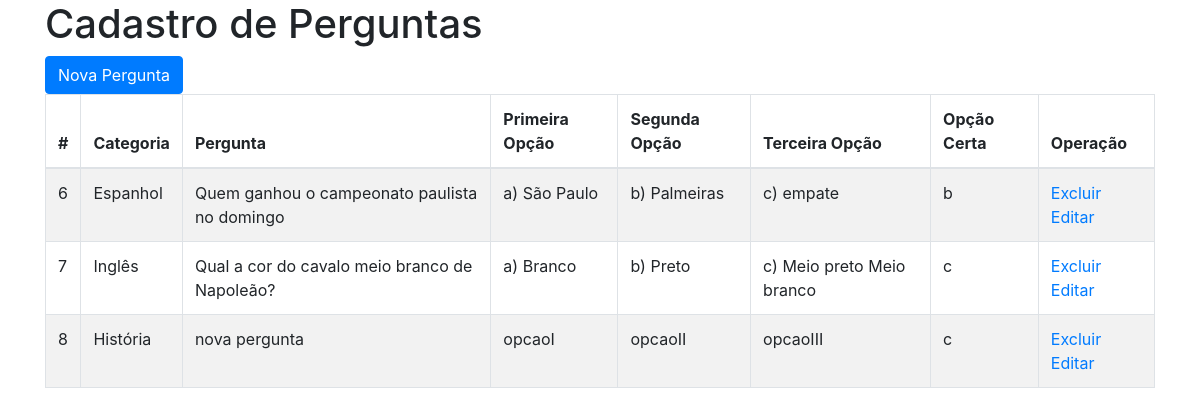
The app's page /quiz/listagem.php (signed in) with its own data.
### tables this page shows
CREATE TABLE `questao` (
  `id` int(11) NOT NULL,
  `pergunta` varchar(100) NOT NULL,
  `opcao_a` varchar(100) NOT NULL,
  `opcao_b` varchar(100) NOT NULL,
  `opcao_c` varchar(100) NOT NULL,
  `resposta` char(1) NOT NULL,
  `categoria_id` int(11) NOT NULL
);

CREATE TABLE `categoria` (
  `id` int(11) NOT NULL,
  `descricao` varchar(100) NOT NULL
);

### quiz/funcao.php (called while the page is built, shortened)
<?php
  function obterConexao() {
    $conexao = mysqli_connect("localhost", "root", "123456", "quiz");
    mysqli_set_charset($conexao, 'utf8');
    return $conexao;
  }
  function obterQuestoes() {
    $conexao = obterConexao();
    $resultado = mysqli_query($conexao,
            "SELECT questao.*, categoria.descricao as descricao_categoria FROM questao JOIN categoria ON categoria.id = questao.categoria_id ");
    $questoes = array();
    if ($resultado) {
      $questoes = mysqli_fetch_all($resultado,
          MYSQLI_ASSOC);
    }
    return $questoes;
  }
 ?>

### quiz/listagem.php (the view, shortened to what this page needs)
<?php
  include_once "funcao.php";
  $questoes = obterQuestoes();
 ?>
<!DOCTYPE html>
<html lang="en" dir="ltr">
  <head>
    <link rel="stylesheet" href="https://stackpath.bootstrapcdn.com/bootstrap/4.3.1/css/bootstrap.min.css">
  </head>
  <body>
    <div class="container">
      <h1>Cadastro de Perguntas</h1>
      <a class="btn btn-primary" href="formulario.php">Nova Pergunta</a>
      <table class="table table-bordered table-striped">
        <thead>
          <tr>
            <th scope="col">#</th>
            <th scope="col">Categoria</th>
            <th scope="col">Pergunta</th>
            <th scope="col">Primeira Opção</th>
            <th scope="col">Segunda Opção</th>
            <th scope="col">Terceira Opção</th>
            <th scope="col">Opção Certa</th>
            <th scope="col">Operação</th>
          </tr>
        </thead>
        <tbody>
          <?php
              foreach ($questoes as $questao) {
                echo "<tr>";
                echo "<td scope='col'>".$questao['id']."</td>";
                echo "<td scope='col'>".$questao['descricao_categoria']."</td>";
                echo "<td scope='col'>".$questao['pergunta']."</td>";
                echo "<td scope='col'>".$questao['opcao_a']."</td>";
                echo "<td scope='col'>".$questao['opcao_b']."</td>";
                echo "<td scope='col'>".$questao['opcao_c']."</td>";
                echo "<td scope='col'>".$questao['resposta']."</td>";
                echo "<td scope='col'><a href='deletar.php?id=".$questao['id']."'>Excluir</a> <a href='editar.php?id=".$questao['id']."'>Editar</a></td>";
                echo "</tr>";
              }
           ?>
        </tbody>
      </table>
    </div>
  </body>
</html>

### records on screen
questao: id "6", categoria.descricao "Espanhol", pergunta "Quem ganhou o campeonato paulista no domingo", opcao_a "a) São Paulo", opcao_b "b) Palmeiras", opcao_c "c) empate", resposta "b"
questao: id "7", categoria.descricao "Inglês", pergunta "Qual a cor do cavalo meio branco de Napoleão?", opcao_a "a) Branco", opcao_b "b) Preto", opcao_c "c) Meio preto Meio branco", resposta "c"
questao: id "8", categoria.descricao "História", pergunta "nova pergunta", opcao_a "opcaoI", opcao_b "opcaoII", opcao_c "opcaoIII", resposta "c"
